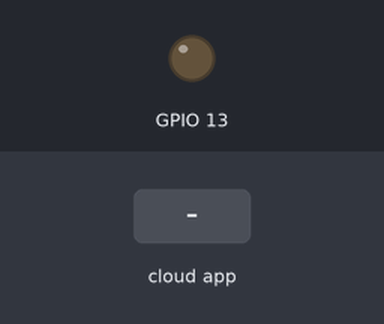
A sketch run on a simulated ESP32. On the bench: output pins drawn as LEDs (lit = HIGH). Inputs (shaded band) come from the test bench. The local clock reads 2024-03-15 10:24:30 at power-on unless the sketch sets it.

Above: at 1.2 s.
1.3 s: the phone or cloud app sets lampu to 1
At 2.3 s:
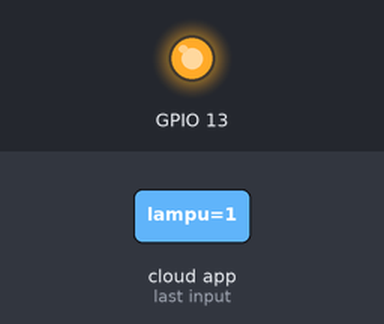
2.8 s: the phone or cloud app sets lampu to 0
At 3.4 s:
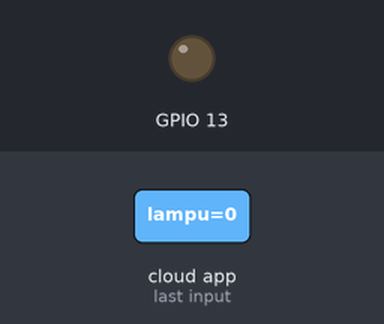
Timing chart, 0 to 5.8 s (numbered marks = the images above; inputs shaded):
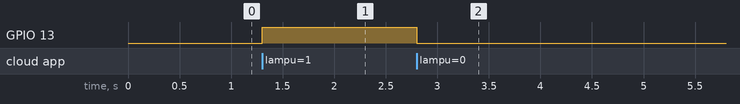

The sketch:

bootcampThingerIO.ino
```cpp
#include <Wire.h>
#include "RTClib.h"

#include <WiFiClientSecure.h>
#include <ThingerESP32.h>

#define USERNAME "rstx"
#define DEVICE_ID "rst"
#define DEVICE_CREDENTIAL "rstx28"

#define SSID "DILO3"
#define SSID_PASSWORD "DiloBSD123"

ThingerESP32 thing(USERNAME, DEVICE_ID, DEVICE_CREDENTIAL);

RTC_DS3231 rtc;

char daysOfTheWeek[7][12] = {"Sunday", "Monday", "Tuesday", "Wednesday", "Thursday", "Friday", "Saturday"};
int xxx;

void setup() {
  pinMode(13, OUTPUT);
  Serial.begin(9600);
  if (! rtc.begin()) {
    Serial.println("Couldn't find RTC");
    while (1);
  }

  DateTime now = rtc.now();
  xxx = (now.second());

  thing.add_wifi(SSID, SSID_PASSWORD);

  thing["lampu"] << digitalPin(13);

  thing["pot"] >> outputValue(analogRead(32));

  thing["det"] >> outputValue(xxx);


}

void loop() {
  thing.handle();
}
```

Measured:
- after the input at 1.3 s, GPIO 13: LOW → HIGH at once
- after the input at 2.8 s, GPIO 13: HIGH → LOW at once
